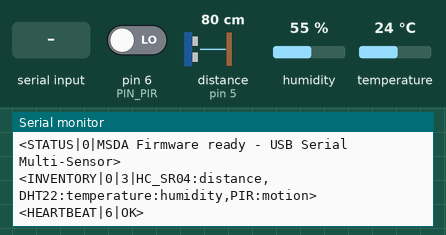
Recording of a sketch running on a simulated Arduino Uno, built with avr-gcc and run on an emulated ATmega328P. Parts: the last lines printed to the serial monitor. Wiring (inferred from the names in the program): ultrasonic range finder: trigger pin 4; echo pin 5. The test bench sets the inputs (shaded band); at power-on: distance to the obstacle (sensor on pin 5) 80 cm, humidity 55 %, pin 6 (PIN_PIR) LOW, temperature 24 °C. The echo pulse lasts 58.3 µs per cm.

Above: at 1.2 s.
1.3 s: "<CONFIG>" received over Serial
At 1.9 s:
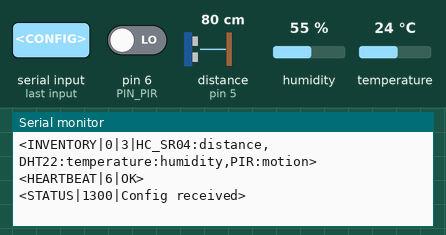
3.5 s: distance to the obstacle (sensor on pin 5) set to 2 cm
At 4.8 s:
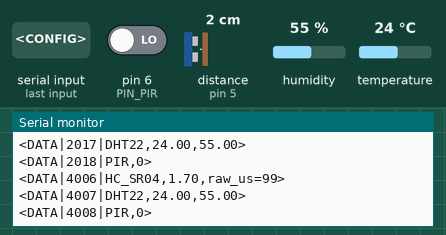
5.0 s: humidity set to 22 %
At 6.4 s:
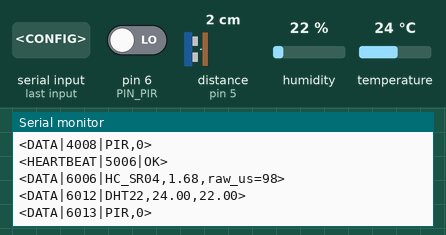
6.5 s: pin 6 (PIN_PIR) driven HIGH
8.0 s: temperature set to 12 °C
At 9.2 s:
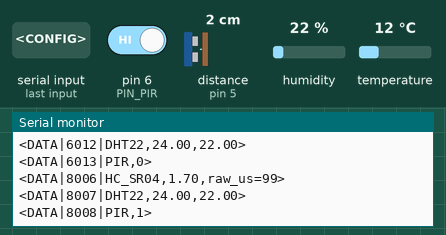
9.5 s: "<STATUS>" received over Serial
At 9.81 s:
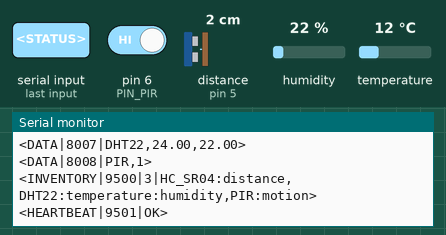
Timing chart, 0 to 12.0 s (numbered marks = the images above; inputs shaded):
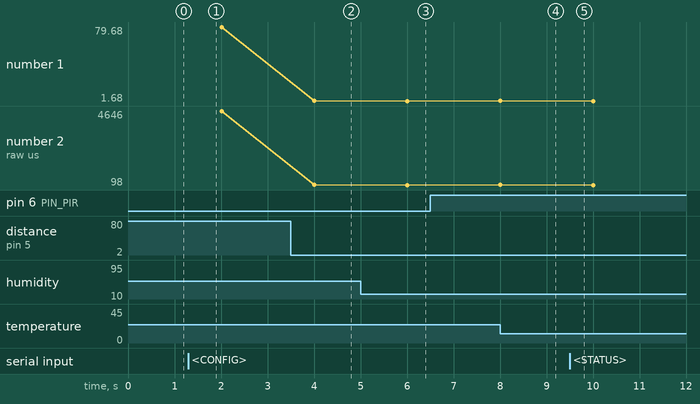

Measured:
- after the input at 1.3 s, the serial monitor: prints a new line at once (image 1)
- after the input at 3.5 s, the serial monitor: prints a new line after 0.51 s (image 2)
- after the input at 5.0 s, the serial monitor: prints a new line after 1.0 s (image 3)
- after the input at 9.5 s, the serial monitor: prints a new line at once (image 5)
- plotted number 1: 79.68 → 1.7 after the input at 3.5 s, 1.7 → 1.68 after the input at 9.5 s
- plotted number 2: 4646 → 99 after the input at 3.5 s, 99 → 98 after the input at 9.5 s

The sketch:

MSDA_Firmware_USB.ino
```cpp
/*
 * MSDA_Firmware_USB.ino — Issue #1 version: Serial (USB for testing)
 * Protocol: <TYPE|TIMESTAMP_MS|CONTENT>
 *
 * Use this for:
 *   - Laptop testing (COM9 on Windows)
 *   - Raspberry Pi USB testing (/dev/ttyACM0)
 *
 * For Pi GPIO (Issue #2), use MSDA_Firmware.ino (Serial1 version).
 *
 * HC-SR04: TRIG → D4, ECHO → D5
 * PIR:     DATA → D6
 * DHT22:   DATA → D3
 */

#include <DHT.h>

#define PIN_DHT   3
#define PIN_PIR   6
#define PIN_TRIG  4
#define PIN_ECHO  5
#define DHTTYPE   DHT22

DHT dht(PIN_DHT, DHTTYPE);

unsigned long sampleIntervalMs = 2000;
unsigned long heartbeatMs      = 5000;
unsigned long tLastSample      = 0;
unsigned long tLastHeartbeat   = 0;

String cmdBuf = "";

// ── Protocol helpers ──────────────────────────────────────────────
void sendMsg(const char* type, const char* content) {
  Serial.print('<'); Serial.print(type); Serial.print('|');
  Serial.print(millis()); Serial.print('|');
  Serial.print(content); Serial.println('>');
}

void sendHeartbeat() { sendMsg("HEARTBEAT", "OK"); }

void sendInventory() {
  Serial.print("<INVENTORY|"); Serial.print(millis());
  Serial.print("|3|HC_SR04:distance,DHT22:temperature:humidity,PIR:motion>");
  Serial.println();
}

// ── HC-SR04 sampling ─────────────────────────────────────────────
void sampleHCSR04() {
  digitalWrite(PIN_TRIG, LOW);  delayMicroseconds(5);
  digitalWrite(PIN_TRIG, HIGH); delayMicroseconds(15);
  digitalWrite(PIN_TRIG, LOW);

  unsigned long dur = pulseIn(PIN_ECHO, HIGH, 60000UL);
  float distCm = dur * 0.01715f;

  Serial.print("<DATA|"); Serial.print(millis());
  Serial.print("|HC_SR04,"); Serial.print(distCm, 2);
  Serial.print(",raw_us="); Serial.print(dur);
  Serial.println('>');
}

// ── DHT22 sampling ───────────────────────────────────────────────
void sampleDHT() {
  float h = dht.readHumidity();
  float t = dht.readTemperature();

  Serial.print("<DATA|"); Serial.print(millis());
  Serial.print("|DHT22,");

  if (isnan(h) || isnan(t)) {
    Serial.print("ERROR,ERROR");
  } else {
    Serial.print(t, 2); Serial.print(","); Serial.print(h, 2);
  }
  Serial.println('>');
}

// ── PIR sampling ─────────────────────────────────────────────────
void samplePIR() {
  int motion = digitalRead(PIN_PIR);

  Serial.print("<DATA|"); Serial.print(millis());
  Serial.print("|PIR,"); Serial.print(motion);
  Serial.println('>');
}

// ── Command parser ────────────────────────────────────────────────
void processCommand(const String& raw) {
  String verb = raw;
  verb.trim();
  int sep = verb.indexOf('|');
  if (sep >= 0) verb = verb.substring(0, sep);
  verb.toUpperCase();

  if (verb == "STATUS" || verb == "INVENTORY" || verb == "DETECT") {
    sendInventory(); sendHeartbeat();
  } else if (verb == "CONFIG") {
    sendMsg("STATUS", "Config received");
  }
}

void pollSerial() {
  while (Serial.available()) {
    char c = (char)Serial.read();
    if      (c == '<') { cmdBuf = ""; }
    else if (c == '>') { if (cmdBuf.length() > 0) { processCommand(cmdBuf); cmdBuf = ""; } }
    else if (cmdBuf.length() < 120) { cmdBuf += c; }
  }
}

// ── Setup / Loop ──────────────────────────────────────────────────
void setup() {
  Serial.begin(115200);
  while (!Serial) {}   // wait for USB Serial to be ready

  pinMode(PIN_TRIG, OUTPUT);
  pinMode(PIN_ECHO, INPUT);
  digitalWrite(PIN_TRIG, LOW);

  pinMode(PIN_PIR, INPUT);
  dht.begin();

  sendMsg("STATUS", "MSDA Firmware ready - USB Serial Multi-Sensor");
  sendInventory();
  sendHeartbeat();
  tLastSample = tLastHeartbeat = millis();
}

void loop() {
  unsigned long now = millis();
  pollSerial();

  if (now - tLastHeartbeat >= heartbeatMs) {
    sendHeartbeat(); tLastHeartbeat = now;
  }
  if (now - tLastSample >= sampleIntervalMs) {
    sampleHCSR04();
    sampleDHT();
    samplePIR();
    tLastSample = now;
  }
}
```
